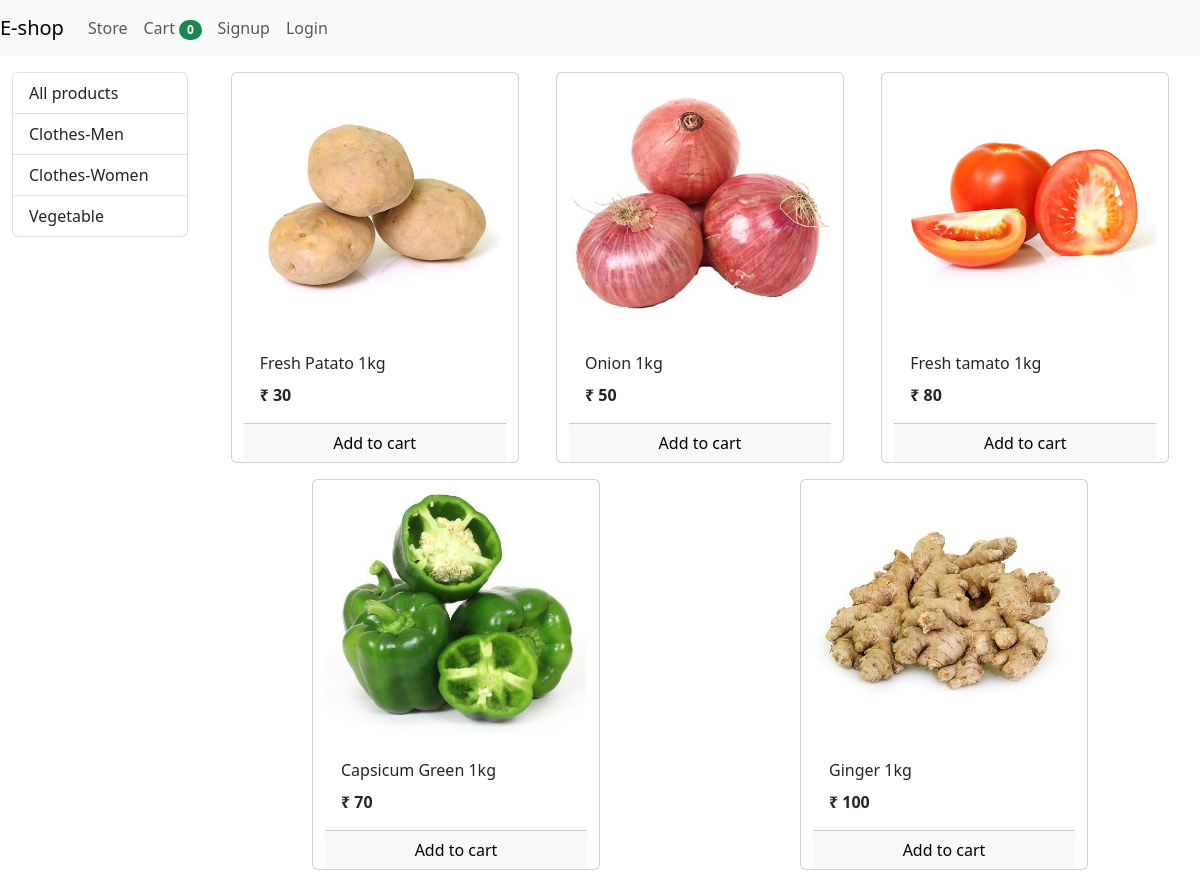
Screenshot of /?category=3 with the database file from the repository.
### store/models/category.py (models this page shows, shortened)
class Category(models.Model):
    name = models.CharField(max_length=20)
    @staticmethod
    def get_all_categories():
        return Category.objects.all()

### store/models/product.py (models this page shows, shortened)
class Product(models.Model):
    name = models.CharField(max_length=50)
    price = models.IntegerField(default=0)
    category = models.ForeignKey(Category , on_delete=models.CASCADE , default=1)
    description = models.CharField(max_length=200 , default='' , null=True , blank=True)
    image = models.ImageField(upload_to='uploads/products/')
    @staticmethod
    def get_all_products_by_categoryid(category_id):
        if category_id:
          return Product.objects.filter(category = category_id)
        else:
            return Product.get_all_products();

### store/views/home.py (the view, shortened to what this page needs)
# urls.py: path('', Index.as_view(), name='homepage'),
class Index(View):
    def get(self, request):
        cart = request.session.get('cart')
        if not cart:
            request.session['cart'] = {}
        products = None
        categories = Category.get_all_categories()
        categoryID = request.GET.get('category')
        if categoryID:
            products = Product.get_all_products_by_categoryid(categoryID)
        else:
            products = Product.get_all_products()
        data = {}
        data['products'] = products
        data['categories'] = categories
        print('you are : ', request.session.get('email'))
        return render(request, 'index.html', data)

### store/templatetags/cart.py (called while the page is built)
@register.filter(name='is_in_cart')
def is_in_cart(product, cart):
    keys = cart.keys()
    for id in keys:
        if int(id) == product.id:
            return True
    return False;

### store/templatetags/custom_filter.py (called while the page is built)
@register.filter(name='currency')
def is_in_cart(number):
    return "₹ "+str(number)

### store/templates/index.html (shortened to what this page needs)
{% extends 'base.html' %}
{% block content %}
{% load cart %}
{% load custom_filter %}
<div class="container-fluid mt-3">
  <div class="row">
    <div class="col-lg-2 mx-auto">
      <div class="list-group">
        <a href="/#" class="list-group-item list-group-item-action">All products</a>
        {% for category in categories %}
        <a href="/?category={{category.id}}"
           class="list-group-item list-group-item-action">{{category.name}}</a>
        {% endfor %}
      </div>
    </div>
    <div id='products' class="col-lg-10 mx-auto">
      <div class="row mx-auto">
        {% for product in products %}
        <div class="card mx-auto mb-3" id={{product.id}} style="width: 18rem;">
          <img src="{{product.image.url}}" class="card-img-top" alt="...">
          <div class="card-body">
              <p class="card-title">{{product.name}}</p>
              <p class="card-text"><b>{{product.price|currency}}</b></p>
          </div>
          <div class="card-footer p-0 no-gutters">
            {% if product|is_in_cart:request.session.cart %}
            <div class="row no-gutters">
              <form action="/#{{product.id}}" class="col-2" method="post">
                {% csrf_token %}
                <input hidden type="text" name='product' value='{{product.id}}'>
                <input hidden type="text" name='remove' value='True'>
                <input type="submit" value="-" class="btn btn-block btn-secondary">
              </form>
              <div class="text-center col">{{product|cart_quantity:request.session.cart}} in Cart</div>
              <form action="/#{{product.id}}" class="col-2" method="post">
                {% csrf_token %}
                <input hidden type="text" name='product' value='{{product.id}}'>
                <input type="submit" value="+" class="btn btn-block btn-secondary">
              </form>
            </div>
            {% else %}
            <form action="/#{{product.id}}" method="POST" class="btn-block">
              <input type="submit" class="float-right btn btn-light form-control" value="Add to cart">
            </form>
            {% endif %}
          </div>
        </div>
        {% endfor %}
      </div>
    </div>
  </div>
</div>
{% endblock %}

### rows the page displays
Category: name "Clothes-Men"
Category: name "Clothes-Women"
Category: name "Vegetable"
Product: image (picture), name "Fresh Patato 1kg", price "₹ 30"
Product: image (picture), name "Onion 1kg", price "₹ 50"
Product: image (picture), name "Fresh tamato 1kg", price "₹ 80"
Product: image (picture), name "Capsicum Green 1kg", price "₹ 70"
Product: image (picture), name "Ginger 1kg", price "₹ 100"

### other values shown
{{ request.session.cart|length }} "0"
